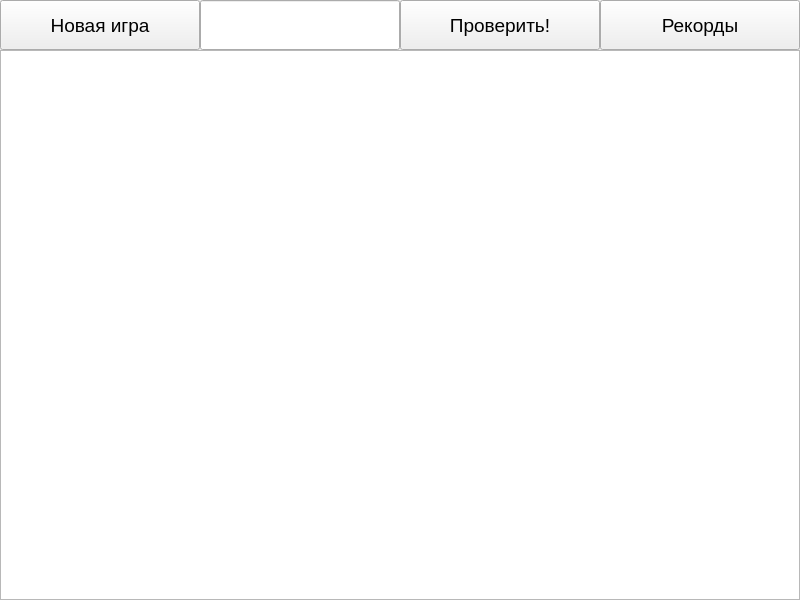
<?xml version="1.0" encoding="UTF-8"?>
<ui version="4.0">
 <class>WidgetCows</class>
 <widget class="QWidget" name="WidgetCows">
  <property name="geometry">
   <rect>
    <x>0</x>
    <y>0</y>
    <width>800</width>
    <height>600</height>
   </rect>
  </property>
  <property name="windowTitle">
   <string>WidgetCows</string>
  </property>
  <widget class="QLineEdit" name="leInput">
   <property name="geometry">
    <rect>
     <x>200</x>
     <y>0</y>
     <width>200</width>
     <height>50</height>
    </rect>
   </property>
   <property name="font">
    <font>
     <pointsize>16</pointsize>
    </font>
   </property>
  </widget>
  <widget class="QPushButton" name="pbCheck">
   <property name="geometry">
    <rect>
     <x>400</x>
     <y>0</y>
     <width>200</width>
     <height>50</height>
    </rect>
   </property>
   <property name="font">
    <font>
     <pointsize>14</pointsize>
    </font>
   </property>
   <property name="text">
    <string>Проверить!</string>
   </property>
  </widget>
  <widget class="QTableWidget" name="twFeedback">
   <property name="geometry">
    <rect>
     <x>0</x>
     <y>50</y>
     <width>800</width>
     <height>550</height>
    </rect>
   </property>
   <property name="font">
    <font>
     <pointsize>12</pointsize>
    </font>
   </property>
   <property name="editTriggers">
    <set>QAbstractItemView::NoEditTriggers</set>
   </property>
   <property name="selectionMode">
    <enum>QAbstractItemView::NoSelection</enum>
   </property>
   <property name="showGrid">
    <bool>false</bool>
   </property>
   <property name="rowCount">
    <number>1</number>
   </property>
   <property name="columnCount">
    <number>1</number>
   </property>
   <attribute name="horizontalHeaderVisible">
    <bool>false</bool>
   </attribute>
   <attribute name="horizontalHeaderHighlightSections">
    <bool>false</bool>
   </attribute>
   <attribute name="verticalHeaderVisible">
    <bool>false</bool>
   </attribute>
   <attribute name="verticalHeaderHighlightSections">
    <bool>false</bool>
   </attribute>
   <row/>
   <column/>
  </widget>
  <widget class="QPushButton" name="pbNewgame">
   <property name="geometry">
    <rect>
     <x>0</x>
     <y>0</y>
     <width>200</width>
     <height>50</height>
    </rect>
   </property>
   <property name="font">
    <font>
     <pointsize>14</pointsize>
    </font>
   </property>
   <property name="text">
    <string>Новая игра</string>
   </property>
  </widget>
  <widget class="QPushButton" name="pbRecords">
   <property name="geometry">
    <rect>
     <x>600</x>
     <y>0</y>
     <width>200</width>
     <height>50</height>
    </rect>
   </property>
   <property name="font">
    <font>
     <pointsize>14</pointsize>
    </font>
   </property>
   <property name="text">
    <string>Рекорды</string>
   </property>
  </widget>
 </widget>
 <resources/>
 <connections/>
</ui>
